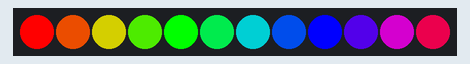
A program run on a simulated Raspberry Pi Pico running MicroPython. On the bench: 12 RGB LEDs in strip order, left to right. What the program prints to the serial console is not drawn.

Above: at 0.15 s.
At 4.85 s:
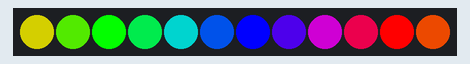
At 9.87 s:
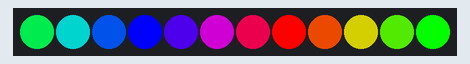
At 19.89 s:
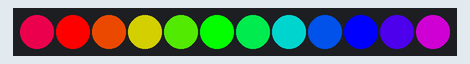
At 29.61 s:
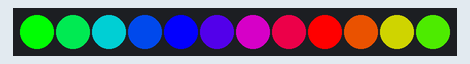
At 39.63 s:
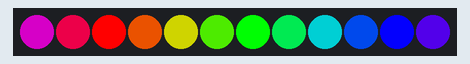

The program:

08-moving-rainbow.py
```python
# Rotary Spinner Box - Moving Rainbow
# Filename: 08-moving-rainbow.py
#
# This program takes the rainbow from lab 07 and scrolls it along the strip,
# like a marquee.  The trick is a number called "offset" that grows a little
# each step.  Adding the offset to every pixel's wheel position slides the
# whole rainbow forward along the strip.

from neopixel import NeoPixel
import machine
from utime import sleep

import config

strip = NeoPixel(machine.Pin(config.NEOPIXEL_PIN), config.NUMBER_PIXELS)


# The color wheel: position 0-255 in, an (r,g,b) color out
def color_wheel(pos):
    pos = pos % 256
    if pos < 85:
        return (255 - pos * 3, pos * 3, 0)
    elif pos < 170:
        pos -= 85
        return (0, 255 - pos * 3, pos * 3)
    else:
        pos -= 170
        return (pos * 3, 0, 255 - pos * 3)


# How long to wait between steps, in seconds
DELAY = 0.03

# This grows each step to make the rainbow move
offset = 0

print('Moving Rainbow running. The rainbow scrolls along the strip.')

while True:
    for i in range(config.NUMBER_PIXELS):
        # spread the rainbow along the strip, then shift it by the offset
        position = int(i * 256 / config.NUMBER_PIXELS) + offset
        strip[i] = color_wheel(position)
    strip.write()
    sleep(DELAY)

    # grow the offset so the rainbow moves next time (wrap at 255)
    offset = (offset + 2) % 256
```

config.py
```python
# Configuration file for the rotary spinner box
# The box has a 12-pixel NeoPixel strip on GPIO Pin 0, and a rotary encoder on GPIO Pins 12 and 13.
# There are two momentary push buttons on GPIO Pins 14 and 15, which are used to change the mode of the box.
NUMBER_PIXELS = 12
NEOPIXEL_PIN = 0
ROTARY_ENCODER_PIN_A = 12
ROTARY_ENCODER_PIN_B = 13
PUSH_BUTTON_PIN_1 = 14
PUSH_BUTTON_PIN_2 = 15
```
